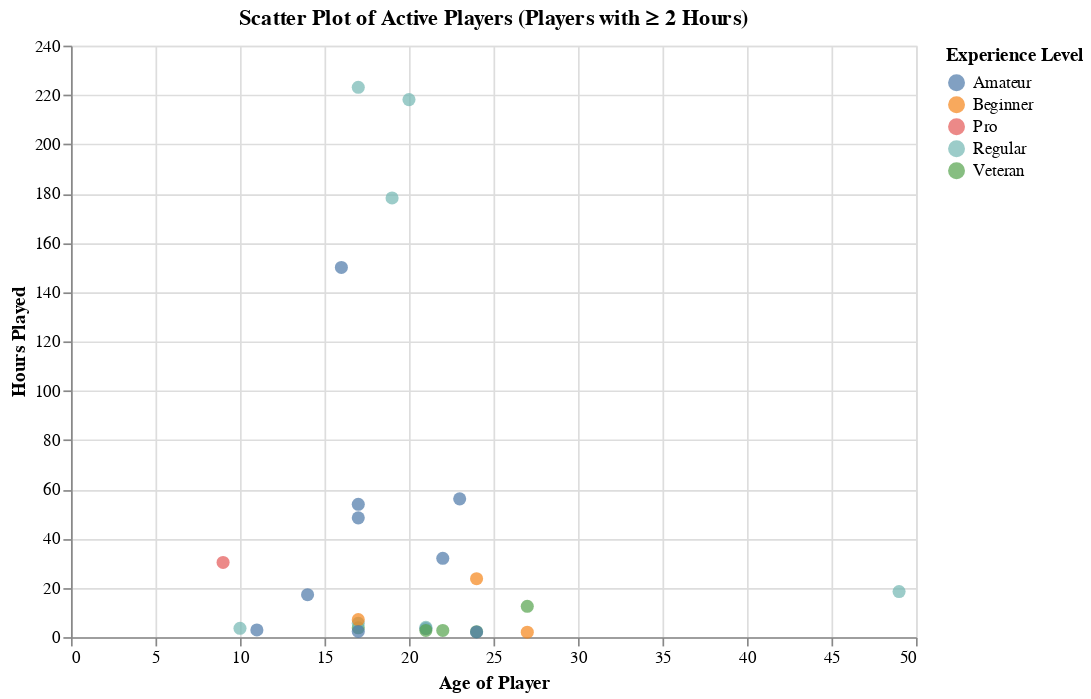

The code cell stored with this chart in its notebook:
### Code cell
viz_scatter_active = (
    alt.Chart(players_active)
    .mark_circle(opacity=0.7, size=60)
    .encode(
        x=alt.X("age:Q").title("Age of Player"),
        y=alt.Y("played_hours:Q").title("Hours Played"),
        color=alt.Color("experience:N").title("Experience Level"),
        tooltip=["age", "played_hours", "experience", "gender"]
    )
    .properties(
        width=500,
        height=350,
        title="Scatter Plot of Active Players (Players with ≥ 2 Hours)"
    )
)

viz_scatter_active

### Figure 1 — Vega-Lite specification as saved in the notebook (floating-point values rounded to 4 significant figures)
{"config": {"view": {"continuousWidth": 300, "continuousHeight": 300}}, "data": {"name": "data-c25c06a1df13946229f12f1bb7022373"}, "mark": {"type": "circle", "opacity": 0.7, "size": 60}, "encoding": {"color": {"field": "experience", "title": "Experience Level", "type": "nominal"}, "tooltip": [{"field": "age", "type": "quantitative"}, {"field": "played_hours", "type": "quantitative"}, {"field": "experience", "type": "nominal"}, {"field": "gender", "type": "nominal"}], "x": {"field": "age", "title": "Age of Player", "type": "quantitative"}, "y": {"field": "played_hours", "title": "Hours Played", "type": "quantitative"}}, "height": 350, "title": "Scatter Plot of Active Players (Players with ≥ 2 Hours)", "width": 500, "$schema": "https://vega.github.io/schema/vega-lite/v5.20.1.json", "datasets": {"data-c25c06a1df13946229f12f1bb7022373": [{"experience": "Pro", "subscribe": true, "hashedEmail": "f6daba428a5e19a3d47574858c13550499be23603422e6a0ee9728f8b53e192d", "played_hours": 30.3, "name": "Morgan", "gender": "Male", "age": 9}, {"experience": "Veteran", "subscribe": true, "hashedEmail": "f3c813577c458ba0dfef80996f8f32c93b6e8af1fa939732842f2312358a88e9", "played_hours": 3.8, "name": "Christian", "gender": "Male", "age": 17}, {"experience": "Amateur", "subscribe": true, "hashedEmail": "a175d4741dc84e6baf77901f6e8e0a06f54809a34e6b5211159bced346f7fb3e", "played_hours": 48.4, "name": "Xander", "gender": "Female", "age": 17}, {"experience": "Regular", "subscribe": true, "hashedEmail": "0d4d71be33e2bc7266ee4983002bd930f69d304288a8663529c875f40f1750f3", "played_hours": 5.6, "name": "Winslow", "gender": "Male", "age": 17}, {"experience": "Veteran", "subscribe": true, "hashedEmail": "8d2eed1f399e0d77cebb8fcc48ed19ad2fa8e3bb3fa683cb90e0ac6d42677bf2", "played_hours": 2.2, "name": "Cyrus", "gender": "Male", "age": 24}, {"experience": "Veteran", "subscribe": true, "hashedEmail": "b3510c708bd50bf9f75e6e02bb6fe14edb705e0ea671ee769a45c613750e8b58", "played_hours": 12.5, "name": "Isidore", "gender": "Agender", "age": 27}, {"experience": "Regular", "subscribe": true, "hashedEmail": "b622593d2ef8b337dc554acb307d04a88114f2bf453b18fb5d2c80052aeb2319", "played_hours": 218.1, "name": "Akio", "gender": "Non-binary", "age": 20}, {"experience": "Amateur", "subscribe": true, "hashedEmail": "8e0aac3020b3fd9cdef4840b533b4b105aaf1ce1f6f2df3f328ba2a44cecfdc1", "played_hours": 2.9, "name": "Rafael", "gender": "Male", "age": 11}, {"experience": "Regular", "subscribe": true, "hashedEmail": "f2826fb8dbce4d450348f99cb27ade184b713998d9679780442efaaf218038f2", "played_hours": 3.6, "name": "Zane", "gender": "Male", "age": 10}, {"experience": "Amateur", "subscribe": true, "hashedEmail": "18936844e06b6c7871dce06384e2d142dd86756941641ef39cf40a9967ea14e3", "played_hours": 17.2, "name": "Kyrie", "gender": "Male", "age": 14}, {"experience": "Amateur", "subscribe": true, "hashedEmail": "36d9cbb4c6bc0c1a6911436d2da0d09ec625e43e6552f575d4acc9cf487c4686", "played_hours": 53.9, "name": "Alex", "gender": "Male", "age": 17}, {"experience": "Regular", "subscribe": true, "hashedEmail": "bfce39c89d6549f2bb94d8064d3ce69dc3d7e72b38f431d8aa0c4bf95ccee6bf", "played_hours": 223.1, "name": "Hiroshi", "gender": "Male", "age": 17}, {"experience": "Amateur", "subscribe": true, "hashedEmail": "fb0005032363ec3b30c2ae668f78f5076b7e77de0c6a249e924eee608cd0a1fa", "played_hours": 3.5, "name": "Madison", "gender": "Female", "age": 21}, {"experience": "Amateur", "subscribe": true, "hashedEmail": "f8f5477f5a2e53616ae37421b1c660b971192bd8ff77e3398304c7ae42581fdc", "played_hours": 150.0, "name": "Delara", "gender": "Female", "age": 16}, {"experience": "Beginner", "subscribe": true, "hashedEmail": "96e190b0bf3923cd8d349eee467c09d1130af143335779251492eb4c2c058a5f", "played_hours": 2.0, "name": "Ibrahim", "gender": "Prefer not to say", "age": 27}, {"experience": "Veteran", "subscribe": false, "hashedEmail": "c871393f513c68e313874ac9d192a0b8be7bf99a96bff0ab46beb343ee4217d5", "played_hours": 2.7, "name": "Sophia", "gender": "Female", "age": 22}, {"experience": "Regular", "subscribe": true, "hashedEmail": "336adf9b9070abb44eaec22a48b04d8cda6cf0c98a46eef37779a1dcb6f5b4bb", "played_hours": 4.0, "name": "Scarlett", "gender": "Male", "age": 21}, {"experience": "Beginner", "subscribe": false, "hashedEmail": "e74c60a92c0100e7240be56d66969db85856152b048c639331a3595f901461ae", "played_hours": 7.1, "name": "Arash", "gender": "Male", "age": 17}, {"experience": "Regular", "subscribe": true, "hashedEmail": "c57fa94e436cf49a929d0168e47d26fec3d900b321775e280ef136979c01d5a4", "played_hours": 18.5, "name": "Dante", "gender": "Male", "age": 49}, {"experience": "Amateur", "subscribe": true, "hashedEmail": "fd6563a4e0f6f4273580e5fedbd8dda64990447aea5a33cbb5e894a3867ca44d", "played_hours": 56.1, "name": "Dana", "gender": "Male", "age": 23}, {"experience": "Beginner", "subscribe": true, "hashedEmail": "9782452b8e41d1f140374eec34c84f464df6ed12e2777e5b4f7150912b8ab78c", "played_hours": 23.7, "name": "Isla", "gender": "Male", "age": 24}, {"experience": "Regular", "subscribe": true, "hashedEmail": "ad6390295640af1ed0e45ffc58a53b2d9074b0eea694b16210addd44d7c81f83", "played_hours": 178.2, "name": "Piper", "gender": "Female", "age": 19}, {"experience": "Veteran", "subscribe": false, "hashedEmail": "a1e0438d568b9c05a93cadaf99969e4d44794d19dea31edd723cbc916f878c33", "played_hours": 2.7, "name": "Jamie", "gender": "Non-binary", "age": 21}, {"experience": "Amateur", "subscribe": false, "hashedEmail": "93efabc9f7de58f44c457bac715cf8f9f44cd88cc574fc02624cac194d2f0ea5", "played_hours": 2.1, "name": "Sebastián", "gender": "Male", "age": 24}, {"experience": "Amateur", "subscribe": true, "hashedEmail": "24d4892c2c3ce11d3e54c3bf31ee218901cac7a2f564911d67424c8fdf0874fe", "played_hours": 32.0, "name": "Sidney", "gender": "Male", "age": 22}, {"experience": "Amateur", "subscribe": false, "hashedEmail": "f19e136ddde68f365afc860c725ccff54307dedd13968e896a9f890c40aea436", "played_hours": 2.3, "name": "Harlow", "gender": "Male", "age": 17}]}}
